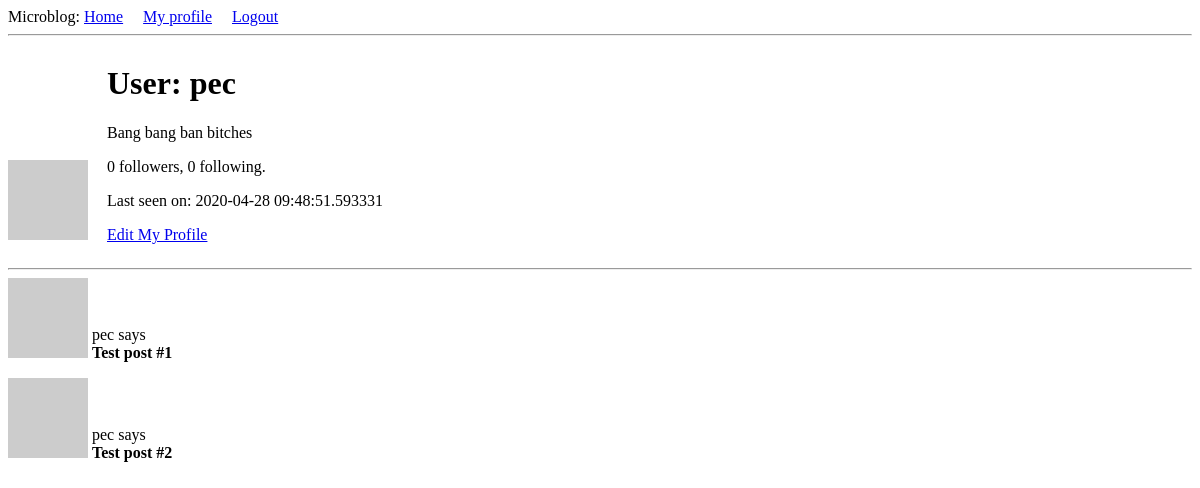
Before: /user/pec (signed in) with the older database file.
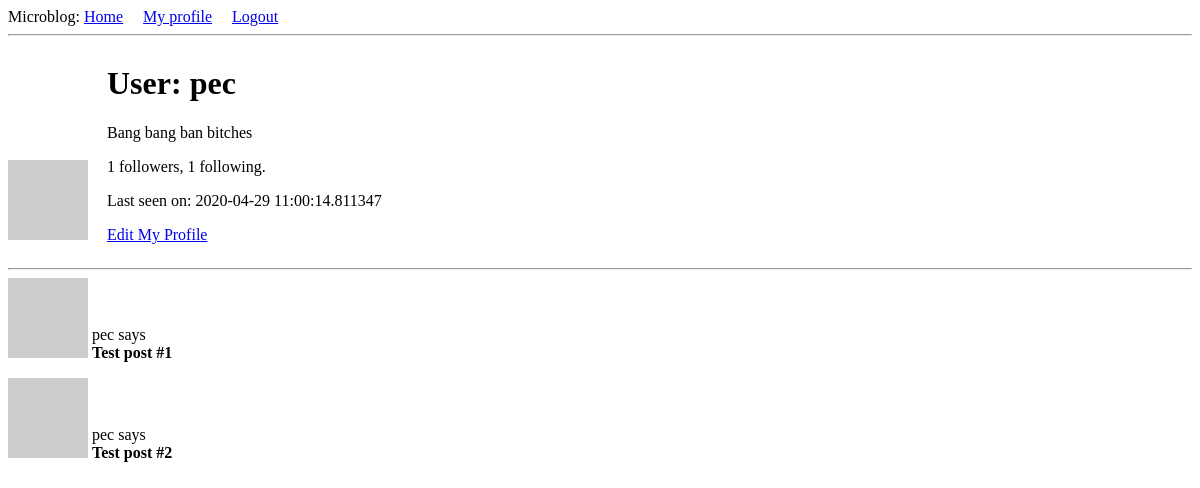
After: the same page with the newer database file.
### app/models.py (models this page shows, shortened)
class User(UserMixin, db.Model):
    id = db.Column(db.Integer, primary_key=True)
    username = db.Column(db.String(64), index=True, unique=True)
    email = db.Column(db.String(120), index=True, unique=True)
    password_hash = db.Column(db.String(128))
    posts = db.relationship('Post', backref='author', lazy='dynamic')
    about_me = db.Column(db.String(140))
    last_seen = db.Column(db.DateTime, default=datetime.utcnow)
    followed = db.relationship(
        'User', secondary=followers,
        primaryjoin=(followers.c.follower_id == id),
        secondaryjoin=(followers.c.followed_id == id),
        backref=db.backref('followers', lazy='dynamic'), lazy='dynamic')
    def avatar(self, size):
        digest = md5(self.email.lower().encode('utf-8')).hexdigest()
        return f"https://www.gravatar.com/avatar/{digest}?d=identicon&s={size}"

### app/routes.py (the view)
@app.route('/user/<username>')
@login_required
def user(username):
    user = User.query.filter_by(username=username).first_or_404()
    posts = [
        {'author': user, 'body': 'Test post #1'},
        {'author': user, 'body': 'Test post #2'}
    ]
    return render_template('user.html', user=user, posts=posts)

### app/models.py (called while the page is built)
@login.user_loader
def load_user(id):
    return User.query.get(int(id))

### app/routes.py (called while the page is built)
@app.before_request
def before_request():
    if current_user.is_authenticated:
        current_user.last_seen = datetime.utcnow()
        db.session.commit()

### app/templates/user.html
{% extends "base.html" %}
{% block content %}
        <img src="{{ user.avatar(128) }}" alt="" style="display: inline-block">
        <div style="display: inline-block;margin-left: 15px;">
            <h1>User: {{ user.username }}</h1>
                {% if user.about_me %}<p>{{ user.about_me }}</p>{% endif %}
                {{ user.followers.count() }} followers, {{ user.followed.count() }} following.
                {% if user.last_seen %}<p>Last seen on: {{ user.last_seen }}</p>{% endif %}
                {% if user == current_user %} <p><a href="{{ url_for('edit_profile') }}">Edit My Profile</a></p>
                {% elif not current_user.is_following(user) %}
            <a href="{{ url_for('follow', username=user.username) }}">Follow</a>
            {% else %}
            <a href="{{ url_for('unfollow', username=user.username) }}">Unfollow</a>
            {% endif %}
        </div>
    <hr>
    {% for post in posts %}
        {% include '_post.html' %}
    {% endfor %}
{% endblock %}

### app/templates/base.html (shortened to what this page needs)
<!DOCTYPE html>
<html lang="en">
<head>
</head>
<body>
    <div>Microblog:
        <a href="{{ url_for('index') }}">Home</a>
        {% if current_user.is_anonymous %}
        <a href="{{ url_for('login') }}">Login</a>
        {% else %}
        <a href="{{ url_for('user', username=current_user.username) }}">My profile</a>  &nbsp;&nbsp;&nbsp;
        <a href="{{ url_for('logout') }}">Logout</a>
        {% endif %}
    </div>
    <hr>
    {% block content %}{% endblock %}
</body>
</html>

### app/templates/_post.html
<div>
    <img src="{{ user.avatar(36) }}" alt="">
    <p style="display: inline-block">{{ post.author.username }} says <br> <b>{{ post.body }}</b></p>
</div>

Changed rows visible on the page:
changed User "pec": last_seen "2020-04-28 09:48:51.593331" → "2020-04-29 11:00:14.811347"
Other visible differences:
{{ user.followers.count() }}: "0" → "1"
{{ user.followed.count() }}: "0" → "1"
